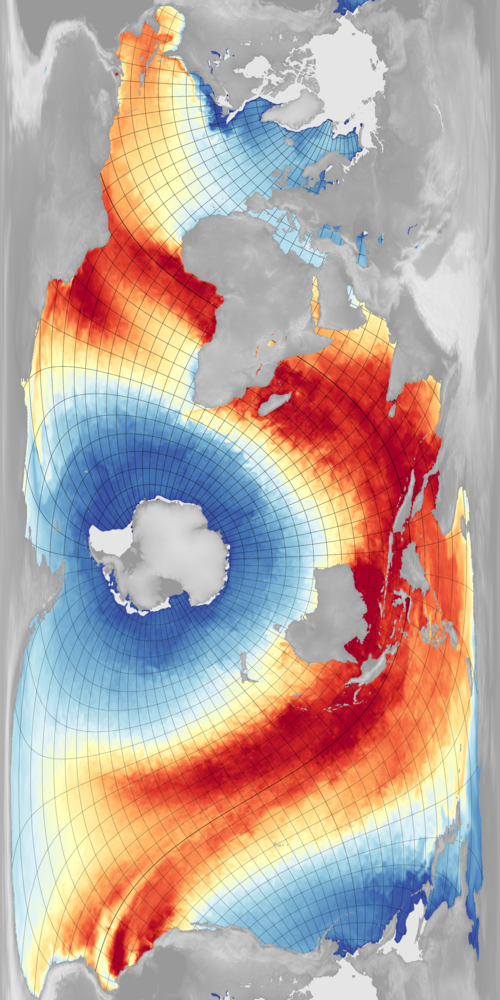

This chart was generated by the following Python code:
#!/usr/bin/env python

# Ocean-centred projection. Equirectangular, but inspired by Spilhaus.
# Meto global data.

import os
import datetime
import IRData.opfc as opfc
import Meteorographica as mg
import iris
import numpy

dte=datetime.datetime(2019,3,12,6)

import matplotlib
from matplotlib.backends.backend_agg import FigureCanvasAgg as FigureCanvas
from matplotlib.figure import Figure
from matplotlib.lines import Line2D
import cartopy
import cartopy.crs as ccrs

from pandas import qcut

# Scale down the latitudinal variation in temperature
def damp_lat(sst,factor=0.5):
    s=sst.shape
    mt=numpy.min(sst.data)
    for lat_i in range(s[0]):
        lmt=numpy.mean(sst.data[lat_i,:])
        if numpy.isfinite(lmt):
            sst.data[lat_i,:] -= (lmt-mt)*factor
    return(sst)

# Load the Meto SST
sst=opfc.load('tsurf',dte,model='global')
# And the sea-ice
icec=opfc.load('icec',dte,model='global')
# And the orography
orog=iris.load_cube("%s/fixed_fields/orography/opfc_global_2019.nc" % 
                                                  os.getenv('SCRATCH'))
# And the land-sea mask
mask=iris.load_cube("%s/fixed_fields/land_mask/opfc_global_2019.nc" % 
                                                  os.getenv('SCRATCH'))

# Apply the LS mask to turn tsurf into SST
sst.data[mask.data>=0.5]=numpy.nan
sst.data=numpy.ma.array(sst.data,
                        mask=mask.data>0.5)
sst=damp_lat(sst,factor=0.25)

# Define the figure (page size, background color, resolution, ...
fig=Figure(figsize=(46.8,23.4),              # Width, Height (inches)
           dpi=300,
           facecolor=(0.5,0.5,0.5,1),
           edgecolor=None,
           linewidth=0.0,
           frameon=False,                # Don't draw a frame
           subplotpars=None,
           tight_layout=None)
fig.set_frameon(False) 
# Attach a canvas
canvas=FigureCanvas(fig)

# Choose a pole rotation that approximates the
# Spilhaus projection - bordered by land, ocean in the middle.
projection=ccrs.RotatedPole(pole_longitude=113.0,
                                pole_latitude=32.0,
                                central_rotated_longitude=193.0)

# To plot the fields we are going to re-grid them onto a plot cube
#  with the pole rotated to a position that approximates the
#  Spilhaus projection - bordered by land, ocean in the middle.
def plot_cube(resolution):

    extent=[-202,180,-90,90]
    pole_latitude=32.0
    pole_longitude=113.0
    npg_longitude=193.0

    cs=iris.coord_systems.RotatedGeogCS(pole_latitude,
                                        pole_longitude,
                                        npg_longitude)
    lat_values=numpy.arange(extent[2],extent[3]+resolution,resolution)
    latitude = iris.coords.DimCoord(lat_values,
                                    standard_name='latitude',
                                    units='degrees_north',
                                    coord_system=cs)
    lon_values=numpy.arange(extent[0],extent[1]+resolution,resolution)
    longitude = iris.coords.DimCoord(lon_values,
                                     standard_name='longitude',
                                     units='degrees_east',
                                     coord_system=cs)
    dummy_data = numpy.zeros((len(lat_values), len(lon_values)))
    plot_cube = iris.cube.Cube(dummy_data,
                               dim_coords_and_dims=[(latitude, 0),
                                                    (longitude, 1)])
    return plot_cube

pc=plot_cube(0.05)   

# Mask out the duplicated SST data
def strip_dups(sst,resolution=0.25):
    scale=0.25/resolution
    s=sst.shape
    sst.data.mask[0:(int(150*scale)),0:(int(100*scale))]=True
    sst.data.mask[(int(150*scale)):(int(171*scale)),0:(int(75*scale))]=True
    sst.data.mask[(int(170*scale)):(int(190*scale)),0:(int(48*scale))]=True
    sst.data.mask[(int(190*scale)):(int(200*scale)),0:(int(40*scale))]=True
    sst.data.mask[(int(200*scale)):(int(210*scale)),0:(int(30*scale))]=True
    sst.data.mask[(int(210*scale)):(int(225*scale)),0:(int(15*scale))]=True
    sst.data.mask[(int(350*scale)):(int(475*scale)),0:(int(30*scale))]=True
    sst.data.mask[(int(540*scale)):,0:(int(50*scale))]=True
    for lat_in in range(0,int(300*scale)):
        for lon_in in range(s[1]-22*int(1/resolution),s[1]):
            if sst.data.mask[lat_in,lon_in-(360*int(1/resolution))]==False:
                sst.data.mask[lat_in,lon_in]=True
    return(sst)

# Define an axes to contain the plot. In this case our axes covers
#  the whole figure
ax = fig.add_axes([0,0,1,1])
ax.set_axis_off() # Don't want surrounding x and y axis

# Lat and lon range (in rotated-pole coordinates) for plot
ax.set_xlim(-202,180)
ax.set_ylim(-90,90)
ax.set_aspect('auto')

# Plot the SST
sst = sst.regrid(pc,iris.analysis.Linear())
# Strip out the duplicated data
sst=strip_dups(sst,resolution=0.05)
# Re-map to highlight small differences
s=sst.data.shape
sst.data=numpy.ma.array(qcut(sst.data.flatten(),100,labels=False,
                             duplicates='drop').reshape(s),
                        mask=sst.data.mask)
# Plot as a colour map
lats = sst.coord('latitude').points
lons = sst.coord('longitude').points
sst_img = ax.pcolorfast(lons, lats, sst.data,
                        cmap='RdYlBu_r',
                        alpha=1.0,
                        zorder=100)

# Draw lines of latitude and longitude
for offset in (-360,0):
    for lat in range(-90,95,5):
        lwd=0.1
        if lat%10==0: lwd=0.2
        if lat==0: lwd=1
        x=[]
        y=[]
        for lon in range(-180,181,1):
            rp=iris.analysis.cartography.rotate_pole(numpy.array(lon),
                                                     numpy.array(lat), 113, 32)
            nx=rp[0]+193+offset
            if nx>180: nx -= 360
            ny=rp[1]
            if(len(x)==0 or (abs(nx-x[-1])<10 and abs(ny-y[-1])<10)):
                x.append(nx)
                y.append(ny)
            else:
                ax.add_line(Line2D(x, y, linewidth=lwd, color=(0,0,0,1),
                                   zorder=150))
                x=[]
                y=[]
        if(len(x)>1):        
            ax.add_line(Line2D(x, y, linewidth=lwd, color=(0,0,0,1),
                               zorder=150))

    for lon in range(-180,185,5):
        lwd=0.1
        if lon%10==0: lwd=0.2
        x=[]
        y=[]
        for lat in range(-90,90,1):
            rp=iris.analysis.cartography.rotate_pole(numpy.array(lon),
                                                     numpy.array(lat), 113, 32)
            nx=rp[0]+193+offset
            if nx>180: nx -= 360
            ny=rp[1]
            if(len(x)==0 or (abs(nx-x[-1])<10 and abs(ny-y[-1])<10)):
                x.append(nx)
                y.append(ny)
            else:
                ax.add_line(Line2D(x, y, linewidth=lwd, color=(0,0,0,1),
                                   zorder=150))
                x=[]
                y=[]
        if(len(x)>1):        
            ax.add_line(Line2D(x, y, linewidth=lwd, color=(0,0,0,1),
                               zorder=150))



# Plot the sea ice
icec = icec.regrid(pc,iris.analysis.Nearest())
icec_img = ax.pcolorfast(lons, lats, icec.data,
                         cmap=matplotlib.colors.ListedColormap(
                                ((0.9,0.9,0.9,0),
                                 (0.9,0.9,0.9,1))),
                         vmin=0,
                         vmax=1,
                         alpha=1,
                         zorder=200)

# Plot the orography
o_colors=[]
for h in range(100):
    shade=0.6+h/300
    o_colors.append((shade,shade,shade,1))
orog = orog.regrid(pc,iris.analysis.Linear())
mask = mask.regrid(pc,iris.analysis.Linear())
orog.data = numpy.maximum(0.0,orog.data)
orog.data = numpy.ma.array(numpy.sqrt(orog.data),
                           mask=numpy.logical_and(mask.data<0.5,numpy.logical_not(sst.data.mask)))
orog_img = ax.pcolorfast(lons, lats, orog.data,
                         cmap=matplotlib.colors.ListedColormap(o_colors),
                         zorder=500)


# Render the figure as a pdf
fig.savefig('spilhaus_ostia_meto.pdf')
